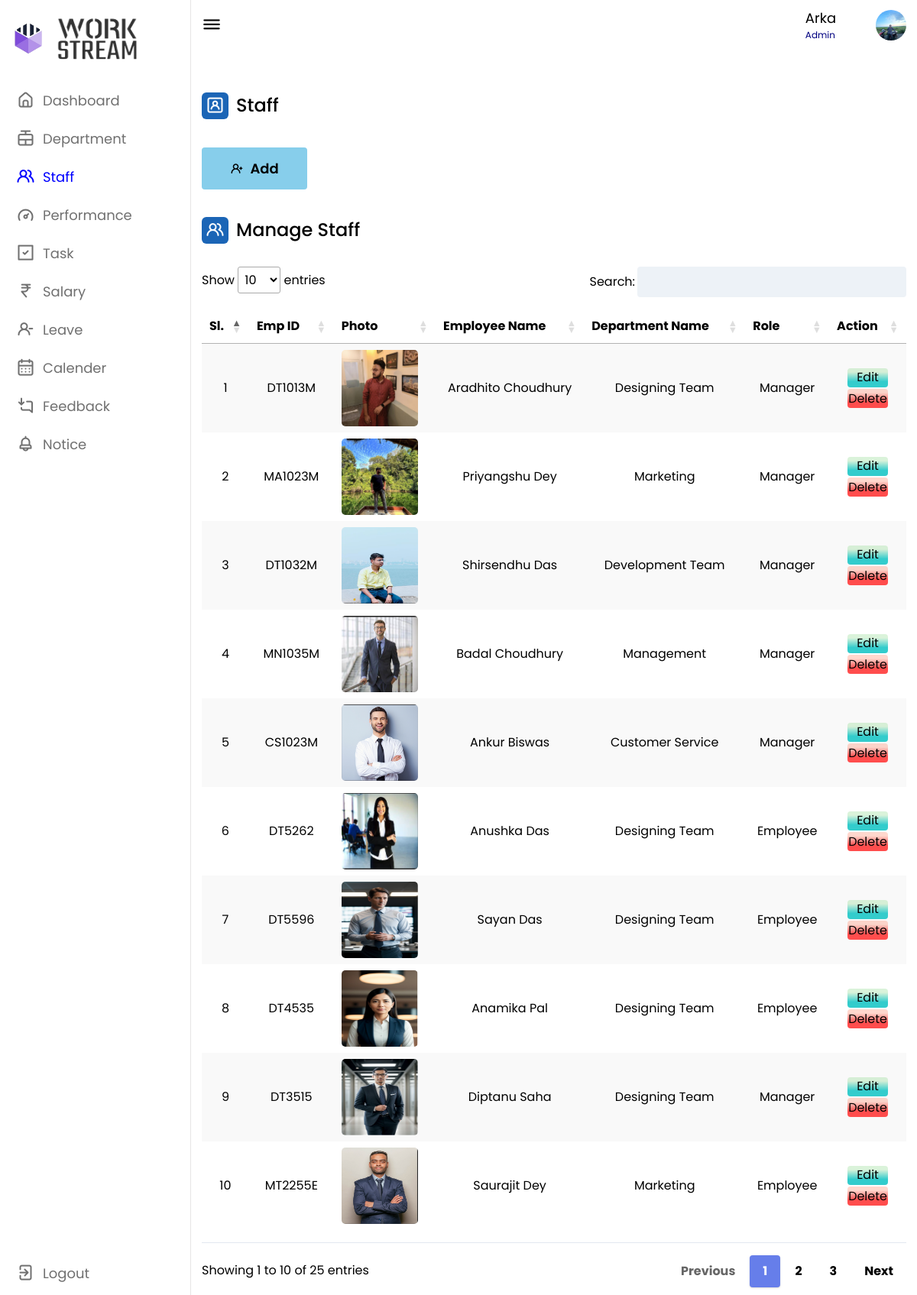
The page /admin/staff.php (signed in) on the database its author committed.
### tables this page shows
CREATE TABLE `staff` (
  `id` int(26) NOT NULL,
  `empid` varchar(255) NOT NULL,
  `man` varchar(255) NOT NULL,
  `du` datetime DEFAULT NULL,
  `name` varchar(253) NOT NULL,
  `img` varchar(356) NOT NULL,
  `pass` varchar(256) NOT NULL,
  `verify_token` varchar(9000) NOT NULL,
  `deptm` varchar(235) NOT NULL,
  `phone` varchar(22) NOT NULL,
  `email` varchar(235) NOT NULL,
  `dt` datetime NOT NULL DEFAULT current_timestamp() ON UPDATE current_timestamp()
);

### admin/staff.php (the view, shortened to what this page needs)
<?php
include '../conn.php';
$data2 = mysqli_query($conn, "SELECT * FROM staff ORDER BY id DESC;");
$email = $_SESSION["email"];
$dataxc = mysqli_query($conn, "SELECT * FROM admin_login WHERE `email`='$email';");
$nxm = mysqli_fetch_array($dataxc);
$nx = $nxm['name'];
?>
<!DOCTYPE html>
<html lang="en">
<head>
    <link rel="stylesheet" href="style.css">
    <link rel="stylesheet" href="https://unicons.iconscout.com/release/v4.0.0/css/line.css">
    <link href="https://unpkg.com/tailwindcss@2.2.19/dist/tailwind.min.css" rel=" stylesheet">
    <link href="https://cdn.datatables.net/1.10.19/css/jquery.dataTables.min.css" rel="stylesheet">
    <link href="https://cdn.datatables.net/responsive/2.2.3/css/responsive.dataTables.min.css" rel="stylesheet">
</head>
<body style="background-color: white;">
    <nav>
        <div class="logo-name">
            <div class="logo-image">
                <img src="logo1.png" alt="p8">
            </div>
            <div class="logo-image2">
                <img src="logo2.png" alt="" id="p9">
            </div>
        </div>
        <div class="menu-items">
            <ul class="nav-links">
                <li><a href="dashboard.php">
                        <i class="uil uil-estate"></i>
                        <span class="link-name">Dashboard</span>
                    </a></li>
                <li><a href="dept.php">
                        <i class="uil uil-rope-way"></i>
                        <span class="link-name">Department</span>
                    </a></li>
                <li><a href="staff.php">
                        <i class="uil uil-users-alt" style="color: blue;"></i>
                        <span class="link-name" style="color: blue;">Staff</span>
                    </a></li>
                <li><a href="performance.php">
                        <i class="uil uil-tachometer-fast-alt"></i>
                        <span class="link-name">Performance</span>
                    </a></li>
                <li><a href="task.php">
                        <i class="uil uil-check-square"></i>
                        <span class="link-name">Task</span>
                    </a></li>
                <li><a href="salary.php">
                        <i class="uil uil-rupee-sign"></i>
                        <span class="link-name">Salary</span>
                    </a></li>
                <li><a href="leave.php">
                        <i class="uil uil-user-minus"></i>
                        <span class="link-name">Leave</span>
                    </a></li>
                <li><a href="calander.php">
                        <i class="uil uil-calendar-alt"></i>
                        <span class="link-name">Calender</span>
                    </a></li>
                <li><a href="feedback.php">
                        <i class="uil uil-comment-alt-download"></i>
                        <span class="link-name">Feedback</span>
                    </a></li>
                <li><a href="notice.php">
                        <i class="uil uil-bell"></i>
                        <span class="link-name">Notice</span>
                    </a></li>
            </ul>
            <br><br>
            <br>
            <ul class="logout-mode">
                <li><a href="out.php">
                        <i class="uil uil-signout"></i>
                        <span class="link-name">Logout</span>
                    </a></li>
            </ul>
        </div>
    </nav>
    <section class="dashboard">
        <div class="top">
            <i class="uil uil-bars sidebar-toggle"></i>
            <div class="search-box">
                <input type="text" id="search_bar" name="search_bar" readonly style="border: #fff;">
            </div>
            <div class="nm">
                <h4 class="re"> <?php echo $nx; ?></h4>
                <h5 class="er">Admin</h5>
            </div>
            <img src="1.jpg" alt="">
        </div>
        <div class="dash-content">
            <div class="overview">
                <div class="title">
                    <i class="uil uil-user-square"></i>
                    <span class="text">Staff</span>
                </div>
                <div class="main-skills">
                    <div class="" id="blur">
                        <br>
                        <a href="staff_form.php"> <button type="" id="bt"><i class="uil uil-user-plus"></i>&nbsp;&nbsp;Add</button></a>
                    </div>
                    <div class="dash-content" id="fpm">
                        <div class="overview">
                            <div class="title">
                                <i class="uil uil-users-alt"></i>
                                <span class="text">Manage Staff</span>
                            </div>
                            <div class="mg_dept">
                                <table id="example" class="stripe hover" style="width:100%; padding-top: 1em;  padding-bottom: 1em;">
                                    <thead>
                                        <tr>
                                            <th>Sl.</th>
                                            <th>Emp ID</th>
                                            <th>Photo</th>
                                            <th>Employee Name</th>
                                            <th>Department Name</th>
                                            <th>Role</th>
                                            <th>Action</th>
                                        </tr>
                                    </thead>
                                    <tbody>
                                        <div class="">
                                            <?php
                                            if ($total2 = mysqli_num_rows($data2) > 0) {
                                                while ($result2 = mysqli_fetch_array($data2)) {
                                            ?>
                                                    <tr style="text-align: center;" id="<?php echo $result2['empid']; ?>">
                                                        <td> <?php echo $result2['id']; ?> </td>
                                                        <td> <?php echo $result2['empid']; ?> </td>
                                                        <td> <img src="../<?php echo $result2['img'] ?>" alt="" style="border-radius: 5px; height: 100px; width: 100px;"> </td>
                                                        <td> <?php echo $result2['name']; ?> </td>
                                                        <td> <?php echo $result2['deptm']; ?> </td>
                                                        <td> <?php echo $result2['man']; ?> </td>
                                                        <td>
                                                            <form action="staff_edit.php" method="post">
                                                                <button class="vibrant-y">Edit</button>
                                                            </form>
                                                            <form action="staff_delete.php" method="POST">
                                                                <button class="vibrant-x" type="submit">Delete</button>
                                                            </form>
                                                        </td>
                                                    </tr>
                                            <?php
                                                }
                                            } else {
                                                echo "no FoUnD";
                                            }
                                            ?>
                                        </div>
                                    </tbody>
                                </table>
    </section>
</body>
</html>

### admin/style.css (style rules this page uses)
* { margin: 0; padding: 0; box-sizing: border-box; font-family: 'Poppins', sans-serif; }
:root { --panel-color: #FFF; --text-color: #000; --black-light-color: #707070; --border-color: #e6e5e5; --toggle-color: #DDD; --box1-color: #4DA3FF; --box2-color: #FFE6AC; --box3-color: #E7D1FC; --title-icon-color: #fff; --tran-05: all 0.5s ease; --tran-03: all 0.3s ease; --tran-03: all 0.2s ease; }
body { min-height: 100vh; background-color: var(--primary-color); }
nav { position: fixed; top: 0; left: 0; height: 100%; width: 250px; padding: 10px 14px; background-color: var(--panel-color); border-right: 1px solid var(--border-color); transition: var(--tran-05); }
nav .logo-name { display: flex; align-items: center; }
nav .logo-image { display: flex; justify-content: center; min-width: 45px; }
nav .logo-image img { width: 40px; object-fit: cover; border-radius: 50%; }
nav .menu-items { margin-top: 40px; height: calc(100% - 110px); display: flex; flex-direction: column; justify-content: space-between; }
.menu-items li { list-style: none; }
.menu-items li a { display: flex; align-items: center; height: 50px; text-decoration: none; position: relative; }
.menu-items li a i { font-size: 24px; min-width: 45px; height: 100%; display: flex; align-items: center; justify-content: center; color: var(--black-light-color); }
.menu-items li a .link-name { font-size: 18px; font-weight: 400; color: var(--black-light-color); transition: var(--tran-05); }
.dashboard { position: relative; left: 250px; background-color: var(--panel-color); min-height: 100vh; width: calc(100% - 250px); padding: 10px 14px; transition: var(--tran-05); }
.dashboard .top { position: fixed; top: 0; left: 250px; display: flex; width: calc(100% - 250px); justify-content: space-between; align-items: center; padding: 10px 14px; background-color: var(--panel-color); transition: var(--tran-05); z-index: 10; }
.dashboard .top .sidebar-toggle { font-size: 26px; color: var(--text-color); cursor: pointer; }
.dashboard .top .search-box { position: relative; height: 45px; max-width: 600px; width: 100%; margin: 0 30px; }
.top .search-box input { position: absolute; border: 1px solid var(--border-color); background-color: var(--panel-color); padding: 0 25px 0 50px; border-radius: 5px; height: 100%; width: 100%; color: var(--text-color); font-size: 15px; font-weight: 400; outline: none; }
.top img { width: 40px; border-radius: 50%; height: 40px; }
.dashboard .dash-content { padding-top: 50px; }
.dash-content .title { display: flex; align-items: center; margin: 60px 0 30px 0; }
.dash-content .title i { position: relative; height: 35px; width: 35px; background-color: #1b65b6; border-radius: 6px; color: var(--title-icon-color); display: flex; align-items: center; justify-content: center; font-size: 24px; }
.dash-content .title .text { font-size: 24px; font-weight: 500; color: var(--text-color); margin-left: 10px; }
#p9 { height: 30px; width: 250px; }

### admin/staff.php (style rules this page uses)
li { margin-left: -33px; }
.re { font-size: 18px; color: #000; display: block; }
.er { font-size: 12px; color: navy; }
#bt { padding: 0.5% 4%; background-color: skyblue; border-radius: 4px; margin-top: -36%; height: 55px; cursor: pointer; font-weight: 600; font-size: 18px; }
#fpm { margin-top: -75px; }
.menu-items li a { margin-left: 30px; display: flex; align-items: center; height: 50px; text-decoration: none; position: relative; }
nav .menu-items { margin-top: 14px; height: calc(100% - 90px); display: flex; flex-direction: column; justify-content: space-between; }
#p9 { height: 121px; width: 109px; border-radius: 0px; margin-top: -40px; margin-bottom: -40px; margin-left: 15px; }
nav .logo-image img { width: 40px; object-fit: cover; border-radius: 50%; }
.vibrant-x { background: -webkit-linear-gradient(top, rgb(255, 133, 102, 0.32) 20%, rgb(255, 77, 77) 70%); border: none; border-radius: 4px; width: 53px; cursor: pointer; padding: 1%; margin: 1%; }
.vibrant-y { background: -webkit-linear-gradient(top, rgb(140, 217, 140, 0.32) 20%, rgb(51, 204, 204) 70%); border: none; border-radius: 4px; width: 53px; cursor: pointer; padding: 1%; margin: 1%; }
table.dataTable.no-footer { border-bottom: 1px solid #e2e8f0; margin-top: 0.75em; margin-bottom: 0.75em; }

### rows shown on the page
staff: id "10", empid "MT2255E", img (picture), name "Saurajit Dey", deptm "Marketing", man "Employee"
staff: id "9", empid "DT3515", img (picture), name "Diptanu Saha", deptm "Designing Team", man "Manager"
staff: id "8", empid "DT4535", img (picture), name "Anamika Pal", deptm "Designing Team", man "Employee"
staff: id "7", empid "DT5596", img (picture), name "Sayan Das", deptm "Designing Team", man "Employee"
staff: id "6", empid "DT5262", img (picture), name "Anushka Das", deptm "Designing Team", man "Employee"
staff: id "5", empid "CS1023M", img (picture), name "Ankur Biswas", deptm "Customer Service", man "Manager"
staff: id "4", empid "MN1035M", img (picture), name "Badal Choudhury", deptm "Management", man "Manager"
staff: id "3", empid "DT1032M", img (picture), name "Shirsendhu Das", deptm "Development Team", man "Manager"
staff: id "2", empid "MA1023M", img (picture), name "Priyangshu Dey", deptm "Marketing", man "Manager"
staff: id "1", empid "DT1013M", img (picture), name "Aradhito Choudhury", deptm "Designing Team", man "Manager"

### other values the page prints
$nx "Arka"
